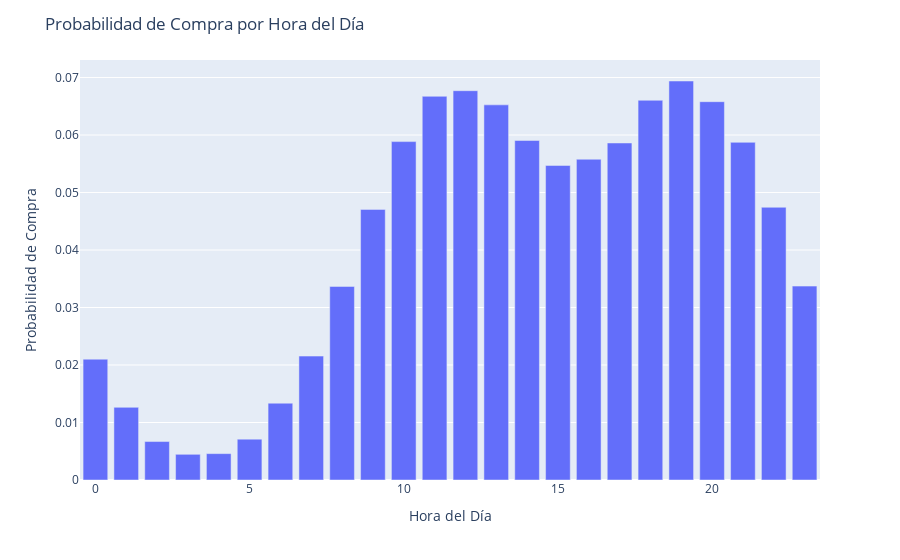

Here is the notebook cell this chart was saved with:
### Code cell
import plotly.express as px

# Calcular la probabilidad de compra por hora del día
probabilidad_compra_por_hora = datos_combinados.groupby('Hora del Día')['ID de Pedido'].count() / len(datos_combinados)

# Crear un gráfico de barras interactivo con Plotly
fig = px.bar(probabilidad_compra_por_hora, x=probabilidad_compra_por_hora.index, y=probabilidad_compra_por_hora.values)

# Configurar el título y etiquetas de los ejes
fig.update_layout(title='Probabilidad de Compra por Hora del Día', xaxis_title='Hora del Día', yaxis_title='Probabilidad de Compra')

# Mostrar el gráfico interactivo
fig.show()

### Figure 1 — Plotly figure (JSON) as saved in the notebook; plotly's stock layout.template omitted (floating-point values rounded to 4 significant figures)
{"data": [{"alignmentgroup": "True", "hovertemplate": "Hora del Día=%{x}<br>y=%{y}<extra></extra>", "legendgroup": "", "marker": {"color": "#636efa", "pattern": {"shape": ""}}, "name": "", "offsetgroup": "", "orientation": "v", "showlegend": false, "textposition": "auto", "type": "bar", "x": [0, 1, 2, 3, 4, 5, 6, 7, 8, 9, 10, 11, 12, 13, 14, 15, 16, 17, 18, 19, 20, 21, 22, 23], "xaxis": "x", "y": [0.02101, 0.01264, 0.006689, 0.00447, 0.004588, 0.007109, 0.01336, 0.02155, 0.03367, 0.04707, 0.05886, 0.06674, 0.06771, 0.06524, 0.05905, 0.05471, 0.05579, 0.05862, 0.06604, 0.0694, 0.0658, 0.05873, 0.04743, 0.03372], "yaxis": "y"}], "layout": {"barmode": "relative", "legend": {"tracegroupgap": 0}, "margin": {"t": 60}, "title": {"text": "Probabilidad de Compra por Hora del Día"}, "xaxis": {"anchor": "y", "domain": [0, 1], "title": {"text": "Hora del Día"}}, "yaxis": {"anchor": "x", "domain": [0, 1], "title": {"text": "Probabilidad de Compra"}}}}
